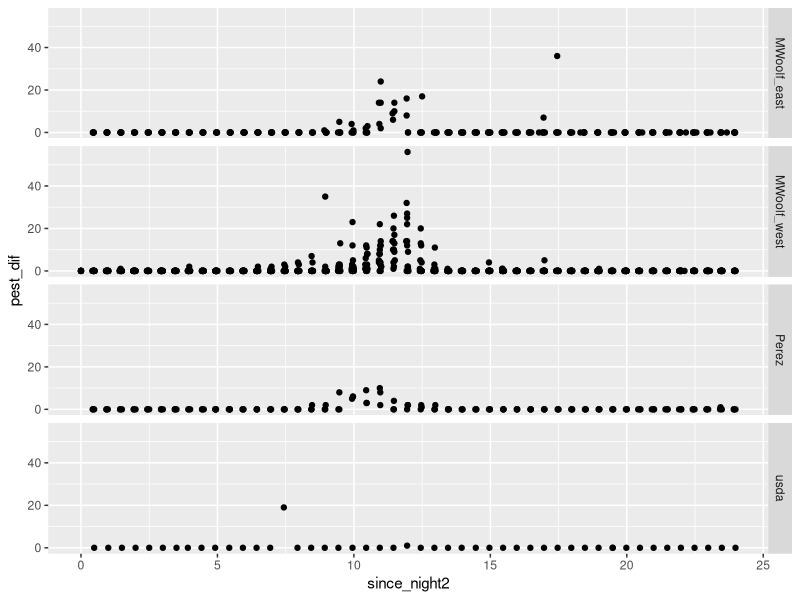
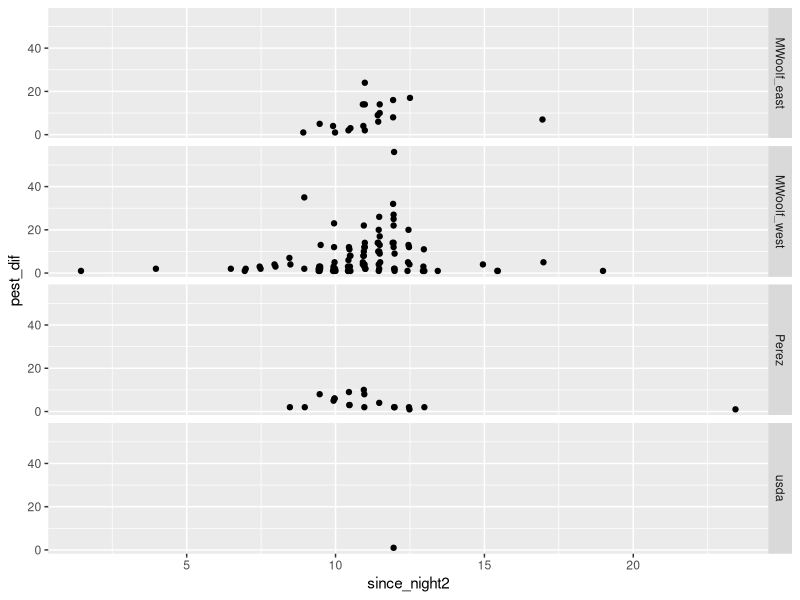

R code for these plots, in order:
#===========================================================================#
# script3_time_and_temperature_high_moth_captures.R
# 
# Examine temperatures and times of capture fore sites and nights with high
# moth capture
#
#===========================================================================#

library(tidyverse)
library(lubridate)
library(timechange)

# Load previous "gt20" files into memory
gt20_y19 <- readr::read_csv("./data/nights_w_counts_gt20_y19.csv")
gt20_y20 <- readr::read_csv("./data/nights_w_counts_gt20_y20.csv")
  # Created in script 2

head(gt20_y19)
head(gt20_y20)

# Load original data files into memory
allsites19 <- readr::read_csv("./allsites_y19.csv")
allsites20 <- readr::read_csv("./allsites_y20.csv")
alltemps19 <- readr::read_csv("./trapview_temps_degf_y19.csv")
alltemps20 <- readr::read_csv("./trapview_temps_degf_y20.csv")

# Examine and fix discrepancy in site names in 2020 capture and temperature data
unique(allsites20$site)
# [1] "mikewoolf1" "mikewoolf2" "mikewoolf3" "mikewoolf4" "mikewoolf5"
unique(alltemps20$site)
# [1] "MWT1" "MWT2" "MWT3" "MWT4" "MWT5"

alltemps20$site[alltemps20$site == "MWT1"] <- "mikewoolf1"
alltemps20$site[alltemps20$site == "MWT2"] <- "mikewoolf2"
alltemps20$site[alltemps20$site == "MWT3"] <- "mikewoolf3"
alltemps20$site[alltemps20$site == "MWT4"] <- "mikewoolf4"
alltemps20$site[alltemps20$site == "MWT5"] <- "mikewoolf5"

alltemps19 <- alltemps19 %>% 
  dplyr::rename(datetime = Date_time)
alltemps20 <- alltemps20 %>% 
  dplyr::rename(datetime = Date_time)

# Introduce Julian date into original files
allsites19$Julian <- lubridate::yday(allsites19$datetime)
allsites20$Julian <- lubridate::yday(allsites20$datetime)
alltemps19$Julian <- lubridate::yday(alltemps19$datetime)
alltemps20$Julian <- lubridate::yday(alltemps20$datetime)

# Use the gt20 files to narrow records in allsites and alltemps
counts19 <- dplyr::left_join(gt20_y19,allsites19)
  # by = c("site","Julian"), reduces from 38202 to 1534 obs
temps19 <- dplyr::left_join(gt20_y19,alltemps19)
  # by = c("site","Julian"), reduces from 18969 to 816 obs
counts20 <- dplyr::left_join(gt20_y20,allsites20)
  # by = c("site","Julian"), reduces from 31723 to 407 obs
temps20 <- dplyr::left_join(gt20_y20,alltemps20)
  # by = c("site","Julian"), reduces from 1750 to 218 obs

# Determine how to combine data sets in tidy format for ggplot
head(counts19,2) # 1534 obs
# A tibble: 2 x 10
#   site         Year Julian  nObs NowPrDay datetime            pest_nmbr pest_dif reviewed event
#   <chr>       <dbl>  <dbl> <dbl>    <dbl> <dttm>                  <dbl>    <dbl> <chr>    <chr>
# 1 MWoolf_east  2019    187    48       28 2019-07-06 00:28:00        20        0 Yes      NA   
# 2 MWoolf_east  2019    187    48       28 2019-07-06 00:58:00        20        0 Yes      NA   

head(temps19,2) #407 obs
# A tibble: 2 x 10
#   site         Year Julian  nObs NowPrDay datetime            degf_avg degf_lo degf_hi rh_avg
#   <chr>       <dbl>  <dbl> <dbl>    <dbl> <dttm>                 <dbl>   <dbl>   <dbl>  <dbl>
# 1 MWoolf_east  2019    187    48       28 2019-07-06 00:00:00     70.6    68.9    72.3   53.4
# 2 MWoolf_east  2019    187    48       28 2019-07-06 01:00:00     70.1    68.7    71.4   51.9

### Get time from midnight as a numeric variable
x <- head(counts19,20)
x$datetime # show the datetime vector

### Store local time zone in memory for subsequent steps
realtz  <- "America/Los_Angeles"
faketz <- "Atlantic/Cape_Verde" # UCT -1

### Get Date and Minutes from sunset

# Set timezone as recorded (R defaults to UTC, but was PDT)
counts19$datetime <- timechange::time_force_tz(counts19$datetime, tz = realtz)
attr(counts19$datetime, "tzone")
# [1] "America/Los_Angeles"

# Get time at UTC -1 (So zero hour is 6PM)
counts19$time_cverde <- timechange::time_at_tz(counts19$datetime, tz = faketz)
attr(counts19$time_cverde, "tzone")
# [1] "Atlantic/Cape_Verde" 

# Get time since zero hour
counts19$mnight_cverde <- lubridate::make_datetime(year(counts19$time_cverde),
                                                       month(counts19$time_cverde),
                                                       day(counts19$time_cverde),
                                                       0,0,0,faketz)

counts19$since_night <- difftime(counts19$time_cverde,counts19$mnight_cverde, units = "hours")
# finds time since midnight
counts19$since_night2 <- as.numeric(counts19$since_night)
# makes the time unit numeric

# Examine output data
glimpse(counts19)
select(counts19, c(site,Julian,pest_dif,datetime,time_cverde,since_night2))

# graph data
ggplot(counts19, aes(x = since_night2, y = pest_dif)) +
  geom_point() +
  facet_grid(site ~ .)
 # MWoolf_west heaviest, sort out outlier MWoolf_east

# Filter for apparent outliers
counts19 %>% 
  filter(site == "MWoolf_east" & pest_dif > 40)
#   A tibble: 2 x 14
#   site    Year Julian  nObs NowPrDay datetime            pest_nmbr pest_dif reviewed event time_cverde        
#   <chr>  <dbl>  <dbl> <dbl>    <dbl> <dttm>                  <dbl>    <dbl> <chr>    <chr> <dttm>             
# 1 MWool~  2019    226    42       55 2019-08-14 04:26:00        44       44 Yes      NA    2019-08-14 10:26:00
# 2 MWool~  2019    230    48       94 2019-08-18 23:59:00        85       85 Yes      NA    2019-08-19 05:59:00

suspect <- counts19 %>% 
  filter(pest_dif > 0 & pest_dif == pest_nmbr)
suspect
  # plausible for <15, not for more
suspect %>% 
  group_by(site) %>% 
  summarise(nObs = n())
# A tibble: 4 x 2
#   site         nObs
#   <chr>       <int>
# 1 MWoolf_east     9
# 2 MWoolf_west    12
# 3 Perez           4
# 4 usda            1

# Remove outliers and 0 counts
counts19b <- counts19 %>% 
  filter(!(pest_dif > 15 & pest_dif == pest_nmbr)) %>% 
  filter(pest_dif > 0)

glimpse(counts19b)

# graph data
ggplot(counts19b, aes(x = since_night2, y = pest_dif)) +
  geom_point() +
  facet_grid(site ~ .)
  # Need to determine what is happening with daytime captures

dayfliers <- counts19b %>% 
  filter(since_night2 > 12 & pest_dif != pest_nmbr) %>% 
  select(c(site,datetime,pest_dif,since_night2))
dayfliers
  # Daytime fliers were rare, generally occured in May or September,
  # and occasionally in August

duskfliers <- counts19b %>% 
  filter(since_night2 < 6 & pest_dif != pest_nmbr) %>% 
  select(c(site,datetime,pest_dif,since_night2))
duskfliers
  # In 2019, male capture before midnight was sufficiently rare that it
  # could be ignored

### Time of first flight for nights w over 20 NOW captured
# counts19c <- counts19 %>% 
#   filter(!(pest_dif > 15 & pest_dif == pest_nmbr)) %>% 
#   filter(pest_dif > 0) %>% 
#   group_by(Julian) %>% 

# Need a categorical variable based on sincenight 2. >6 & <= 7, etc.
# Could reduce categories to half hours if all nObs = 48
  
